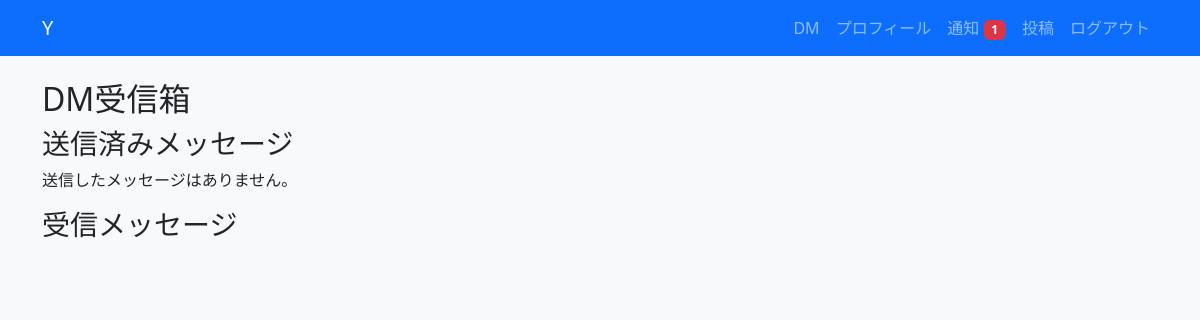
/dm/ (signed in), run on an earlier commit of the app's database.
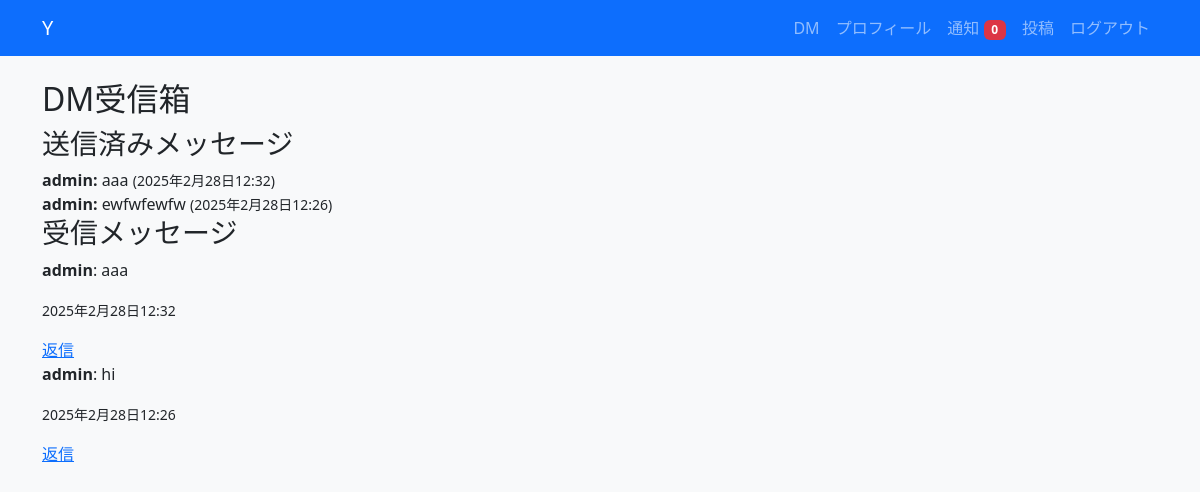
And on a later commit of the database.
### Y/models.py (models this page shows, shortened)
class DirectMessage(models.Model):
    sender = models.ForeignKey(User, on_delete=models.CASCADE, related_name='sent_messages')
    receiver = models.ForeignKey(User, on_delete=models.CASCADE, related_name='received_messages')
    content = models.TextField()
    created_at = models.DateTimeField(auto_now_add=True)
    parent_message = models.ForeignKey('self', null=True, blank=True, on_delete=models.SET_NULL, related_name='replies')
    def is_reply(self):
        return self.parent_message is not None

### Y/views.py (the view)
# urls.py: path('dm/', views.dm_inbox, name='dm_inbox'),
@login_required
def dm_inbox(request):
    received_messages = DirectMessage.objects.filter(receiver=request.user).order_by('-created_at')
    sent_messages = DirectMessage.objects.filter(sender=request.user).order_by('-created_at')
    return render(request, 'Y/dm_inbox.html', {
        'received_messages': received_messages,
        'sent_messages': sent_messages,
    })

### Y/context_processors.py (called while the page is built)
def unread_notifications(request):
    if request.user.is_authenticated:
        return {'unread_notifications': Notification.objects.filter(receiver=request.user, is_read=False).count()}
    return {}

### Y/templates/Y/dm_inbox.html
{% extends "Y/base.html" %}
{% block content %}
    <h2>DM受信箱</h2>
    <h3>送信済みメッセージ</h3>
    {% for message in sent_messages %}
        <div>
            <strong>{{ message.receiver.username }}:</strong> {{ message.content }} <small>({{ message.created_at }})</small>
        </div>
    {% empty %}
        <p>送信したメッセージはありません。</p>
    {% endfor %}
    <h3>受信メッセージ</h3>
    {% for message in received_messages %}
    <div class="message">
    <p><strong>{{ message.sender.username }}</strong>: {{ message.content }}</p>
    <p><small>{{ message.created_at }}</small></p>
    {% if not message.is_reply %}
        <a href="{% url 'send_dm' message.sender.username %}?parent_message_id={{ message.id }}">返信</a>
    {% endif %}
    </div>
{% endfor %}
{% endblock %}

What changed in the data, as far as the page shows it:
added DirectMessage: receiver.username "admin", content "aaa", created_at "2025年2月28日12:32", shown under "送信済みメッセージ"
added DirectMessage: receiver.username "admin", content "ewfwfewfw", created_at "2025年2月28日12:26", shown under "送信済みメッセージ"
added DirectMessage: sender.username "admin", content "aaa", created_at "2025年2月28日12:32", shown under "受信メッセージ"
added DirectMessage: sender.username "admin", content "hi", created_at "2025年2月28日12:26", shown under "受信メッセージ"
Also different on the page:
{{ unread_notifications }}: "1" → "0"
text no longer shown: "送信したメッセージはありません。"
